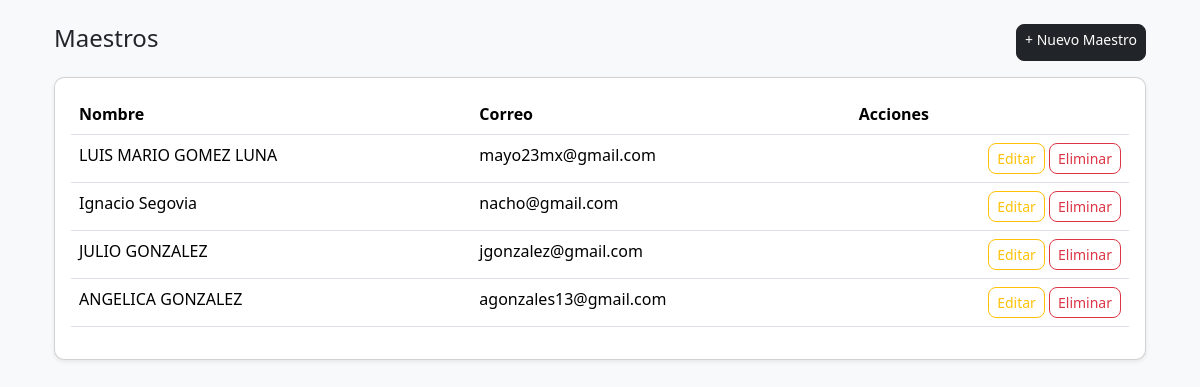
/alumnos/maestros/, run on an earlier commit of the app's database.
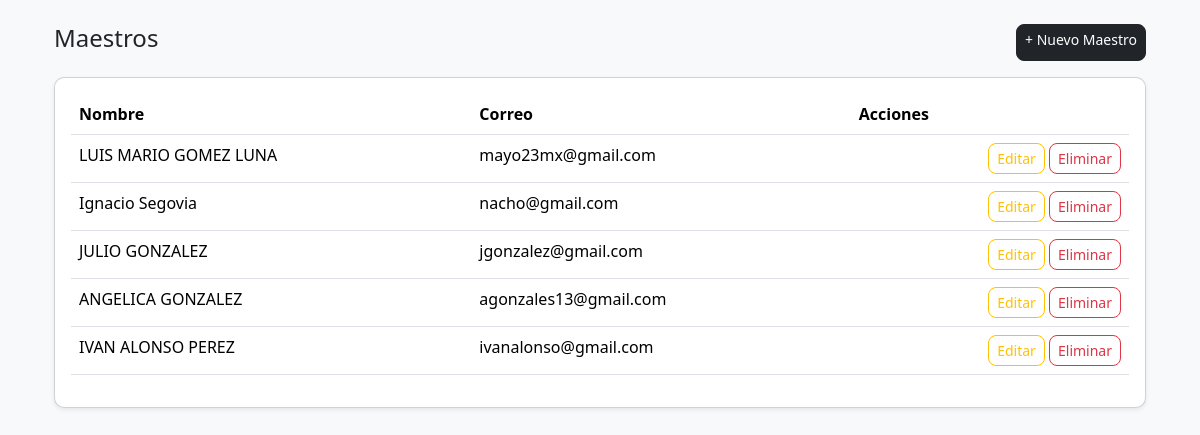
And on a later commit of the database.
### alumnos/models.py (models this page shows, shortened)
class Maestro(models.Model):
    user = models.OneToOneField(User, on_delete=models.CASCADE)
    nombre = models.CharField(max_length=100)

### alumnos/views.py (the view)
# urls.py: path('maestros/', views.lista_maestros, name='lista_maestros'),
def lista_maestros(request):
    maestros = Maestro.objects.all()
    return render(request, 'alumnos/lista_maestros.html', {
        'maestros': maestros
    })

### alumnos/context_processors.py (called while the page is built)
def roles_usuario(request):
    user = request.user
    if user.is_authenticated:
        return {
            'es_admin': user.is_superuser or user.groups.filter(name='admin').exists(),
            'es_maestro': user.groups.filter(name='maestro').exists(),
            'es_alumno': user.groups.filter(name='alumno').exists(),
        }
    return {}

### alumnos/templates/alumnos/lista_maestros.html (shortened to what this page needs)
{% extends 'base.html' %}
{% block content %}
<div class="container">
    <div class="d-flex justify-content-between mb-3">
        <h4>Maestros</h4>
        <a href="{% url 'crear_maestro' %}" class="btn btn-dark btn-sm">
            + Nuevo Maestro
        </a>
    </div>
    <div class="card p-3 shadow-sm">
        <table class="table table-hover">
            <thead>
                <tr>
                    <th>Nombre</th>
                    <th>Correo</th>
                    <th>Acciones</th>
                </tr>
            </thead>
            <tbody>
                {% for m in maestros %}
                <tr>
                    <td>{{ m.nombre }}</td>
                    <td>{{ m.user.username }}</td>
                    <td class="text-end">
                        <button class="btn btn-outline-warning btn-sm"
                            data-id="{{ m.id }}"
                            data-nombre="{{ m.nombre }}"
                            onclick="abrirModalEditar(this)">
                            Editar
                        </button>
                        <button
                            class="btn btn-outline-danger btn-sm"
                            data-id="{{ m.id }}"
                            onclick="confirmarEliminar(this)">
                            Eliminar
                        </button>
                    </td>
                </tr>
                {% endfor %}
            </tbody>
        </table>
    </div>
</div>
{% endblock %}

What changed in the data, as far as the page shows it:
added Maestro: nombre "IVAN ALONSO PEREZ", user.username "ivanalonso@gmail.com"
